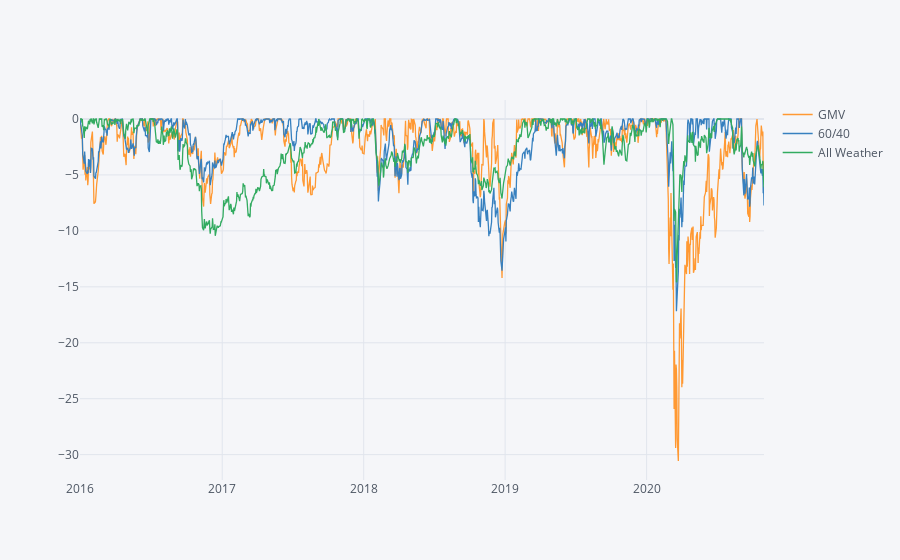

This figure's notebook cell:
### Code cell
aw_64.line_plot('Drawdown', 'GMV VS 60/40 VS All Weather Drawdown', 'linear')

### Figure 1 — Plotly figure (JSON) as saved in the notebook; plotly's stock layout.template omitted (floating-point values rounded to 4 significant figures; data arrays with more than 128 entries replaced by an {"elided": "..."} marker saying what was removed)
{"data": [{"line": {"color": "rgba(255, 153, 51, 1.0)", "dash": "solid", "shape": "linear", "width": 1.3}, "mode": "lines", "name": "GMV", "text": "", "type": "scatter", "x": {"elided": "1218 str values"}, "y": {"elided": "1218 float values"}}, {"line": {"color": "rgba(55, 128, 191, 1.0)", "dash": "solid", "shape": "linear", "width": 1.3}, "mode": "lines", "name": "60/40", "text": "", "type": "scatter", "x": {"elided": "1218 str values"}, "y": {"elided": "1218 float values"}}, {"line": {"color": "rgba(50, 171, 96, 1.0)", "dash": "solid", "shape": "linear", "width": 1.3}, "mode": "lines", "name": "All Weather", "text": "", "type": "scatter", "x": {"elided": "1218 str values"}, "y": {"elided": "1218 float values"}}], "layout": {"legend": {"bgcolor": "#F5F6F9", "font": {"color": "#4D5663"}}, "paper_bgcolor": "#F5F6F9", "plot_bgcolor": "#F5F6F9", "title": {"font": {"color": "#4D5663"}}, "xaxis": {"gridcolor": "#E1E5ED", "showgrid": true, "tickfont": {"color": "#4D5663"}, "title": {"font": {"color": "#4D5663"}, "text": ""}, "zerolinecolor": "#E1E5ED"}, "yaxis": {"gridcolor": "#E1E5ED", "showgrid": true, "tickfont": {"color": "#4D5663"}, "title": {"font": {"color": "#4D5663"}, "text": ""}, "zerolinecolor": "#E1E5ED"}}}
